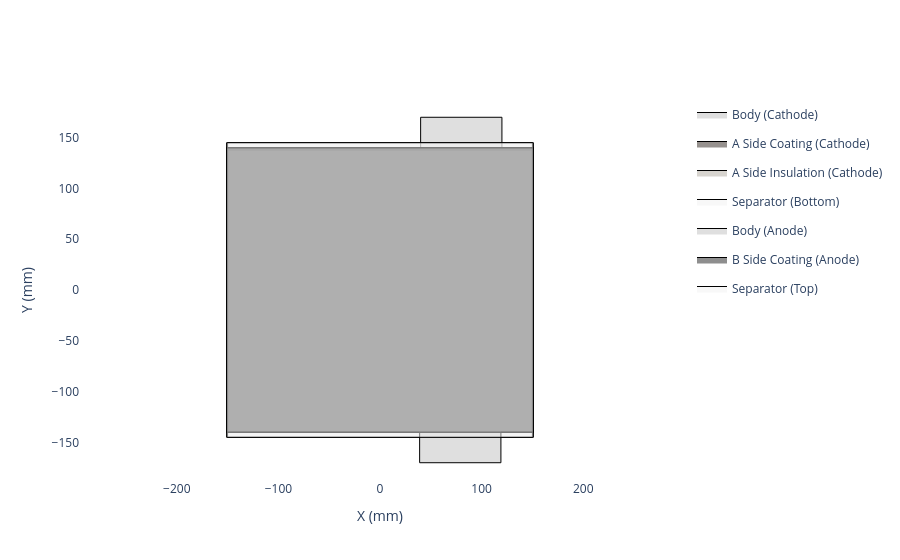

This figure's notebook cell:
### Code cell
# create the layup 

separator = ocd.Separator(
    material=separator_material, 
    thickness=12,
    width = 290,
)

my_layup = ocd.ZFoldMonoLayer(
    cathode=my_cathode,
    anode=my_anode,
    separator=separator,
    electrode_orientation='transverse'
)

my_layup.get_top_down_view().show()

### Figure 1 — Plotly figure (JSON) as saved in the notebook; plotly's stock layout.template omitted (floating-point values rounded to 4 significant figures)
{"data": [{"fill": "toself", "fillcolor": "rgba(192, 192, 192, 0.5)", "legendgroup": "Body (Cathode) (Cathode)", "line": {"color": "black", "width": 1}, "mode": "lines", "name": "Body (Cathode)", "showlegend": true, "type": "scatter", "x": [-150.0, -150.0, 40.0, 40.0, 120.0, 120.0, 150.0, 150.0, -150.0], "y": [-140.0, 140.0, 140.0, 170.0, 170.0, 140.0, 140.0, -140.0, -140.0]}, {"fill": "toself", "fillcolor": "rgba(47, 36, 31, 0.5)", "legendgroup": "A Side Coating (Cathode) (Cathode)", "line": {"color": "black", "width": 1}, "mode": "lines", "name": "A Side Coating (Cathode)", "type": "scatter", "x": [-150.0, -150.0, 40.0, 40.0, 120.0, 120.0, 150.0, 150.0, -150.0, -150.0, -150.0, 40.0, 40.0, 120.0, 120.0, 150.0, 150.0, -150.0], "y": [-140.0, 138.0, 138.0, 138.0, 138.0, 138.0, 138.0, -140.0, -140.0, -140.0, 138.0, 138.0, 138.0, 138.0, 138.0, 138.0, -140.0, -140.0]}, {"fill": "toself", "fillcolor": "rgba(176, 169, 159, 0.5)", "legendgroup": "A Side Insulation (Cathode) (Cathode)", "line": {"color": "black", "width": 1}, "mode": "lines", "name": "A Side Insulation (Cathode)", "type": "scatter", "x": [-150.0, -150.0, 150.0, 150.0, -150.0, -150.0, -150.0, 150.0, 150.0, -150.0], "y": [138.0, 140.0, 140.0, 138.0, 138.0, 138.0, 140.0, 140.0, 138.0, 138.0]}, {"fill": "toself", "fillcolor": "rgba(242, 242, 242, 0.5)", "legendgroup": "Separator_bottom", "line": {"color": "black", "width": 1}, "mode": "lines", "name": "Separator (Bottom)", "showlegend": true, "type": "scatter", "x": [-150.0, -150.0, 150.0, 150.0, -150.0], "y": [-145.0, 145.0, 145.0, -145.0, -145.0]}, {"fill": "toself", "fillcolor": "rgba(192, 192, 192, 0.5)", "legendgroup": "Body (Anode) (Anode)", "line": {"color": "black", "width": 1}, "mode": "lines", "name": "Body (Anode)", "showlegend": true, "type": "scatter", "x": [-151.0, -151.0, 39.0, 39.0, 119.0, 119.0, 151.0, 151.0, -151.0], "xaxis": "x", "y": [140.0, -140.0, -140.0, -170.0, -170.0, -140.0, -140.0, 140.0, 140.0], "yaxis": "y"}, {"fill": "toself", "fillcolor": "rgba(31, 31, 31, 0.5)", "legendgroup": "B Side Coating (Anode) (Anode)", "line": {"color": "black", "width": 1}, "mode": "lines", "name": "B Side Coating (Anode)", "type": "scatter", "x": [-151.0, -151.0, 39.0, 39.0, 119.0, 119.0, 151.0, 151.0, -151.0, -151.0, -151.0, 39.0, 39.0, 119.0, 119.0, 151.0, 151.0, -151.0], "xaxis": "x", "y": [140.0, -140.0, -140.0, -140.0, -140.0, -140.0, -140.0, 140.0, 140.0, 140.0, -140.0, -140.0, -140.0, -140.0, -140.0, -140.0, 140.0, 140.0], "yaxis": "y"}, {"fill": "toself", "fillcolor": "rgba(242, 242, 242, 0.5)", "legendgroup": "Separator_top", "line": {"color": "black", "width": 1}, "mode": "lines", "name": "Separator (Top)", "showlegend": true, "type": "scatter", "x": [-151.0, -151.0, 151.0, 151.0, -151.0], "y": [-145.0, 145.0, 145.0, -145.0, -145.0]}], "layout": {"paper_bgcolor": "white", "plot_bgcolor": "white", "xaxis": {"range": [-166.1, 166.1], "scaleanchor": "y", "title": {"text": "X (mm)"}, "zeroline": false}, "yaxis": {"range": [-187, 187], "title": {"text": "Y (mm)"}, "zeroline": false}}}
